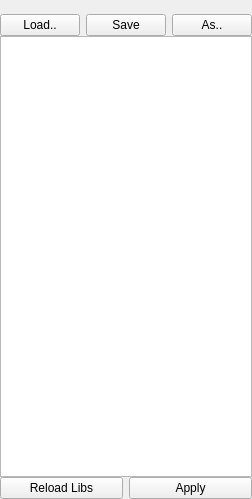
<?xml version="1.0" encoding="UTF-8"?>
<ui version="4.0">
 <class>Form</class>
 <widget class="QWidget" name="Form">
  <property name="geometry">
   <rect>
    <x>0</x>
    <y>0</y>
    <width>252</width>
    <height>499</height>
   </rect>
  </property>
  <property name="windowTitle">
   <string>Form</string>
  </property>
  <layout class="QGridLayout" name="gridLayout">
   <property name="leftMargin">
    <number>0</number>
   </property>
   <property name="topMargin">
    <number>0</number>
   </property>
   <property name="rightMargin">
    <number>0</number>
   </property>
   <property name="bottomMargin">
    <number>0</number>
   </property>
   <property name="verticalSpacing">
    <number>0</number>
   </property>
   <item row="1" column="0">
    <widget class="QPushButton" name="loadBtn">
     <property name="text">
      <string>Load..</string>
     </property>
    </widget>
   </item>
   <item row="1" column="1" colspan="2">
    <widget class="FeedbackButton" name="saveBtn">
     <property name="text">
      <string>Save</string>
     </property>
    </widget>
   </item>
   <item row="1" column="3">
    <widget class="FeedbackButton" name="saveAsBtn">
     <property name="text">
      <string>As..</string>
     </property>
    </widget>
   </item>
   <item row="4" column="0" colspan="2">
    <widget class="FeedbackButton" name="reloadBtn">
     <property name="text">
      <string>Reload Libs</string>
     </property>
     <property name="checkable">
      <bool>false</bool>
     </property>
     <property name="flat">
      <bool>false</bool>
     </property>
    </widget>
   </item>
   <item row="4" column="2" colspan="2">
    <widget class="QPushButton" name="applyBtn">
     <property name="text">
      <string>Apply</string>
     </property>
     <property name="checkable">
      <bool>false</bool>
     </property>
    </widget>
   </item>
   <item row="3" column="0" colspan="4">
    <widget class="TreeWidget" name="ctrlList">
     <attribute name="headerVisible">
      <bool>false</bool>
     </attribute>
     <attribute name="headerStretchLastSection">
      <bool>false</bool>
     </attribute>
     <column>
      <property name="text">
       <string notr="true">1</string>
      </property>
     </column>
    </widget>
   </item>
   <item row="0" column="1">
    <widget class="QLabel" name="fileNameLabel">
     <property name="font">
      <font>
       <weight>75</weight>
       <bold>true</bold>
      </font>
     </property>
     <property name="text">
      <string/>
     </property>
     <property name="alignment">
      <set>Qt::AlignCenter</set>
     </property>
    </widget>
   </item>
  </layout>
 </widget>
 <customwidgets>
  <customwidget>
   <class>TreeWidget</class>
   <extends>QTreeWidget</extends>
   <header>..widgets.TreeWidget</header>
  </customwidget>
  <customwidget>
   <class>FeedbackButton</class>
   <extends>QPushButton</extends>
   <header>..widgets.FeedbackButton</header>
  </customwidget>
 </customwidgets>
 <resources/>
 <connections/>
</ui>
